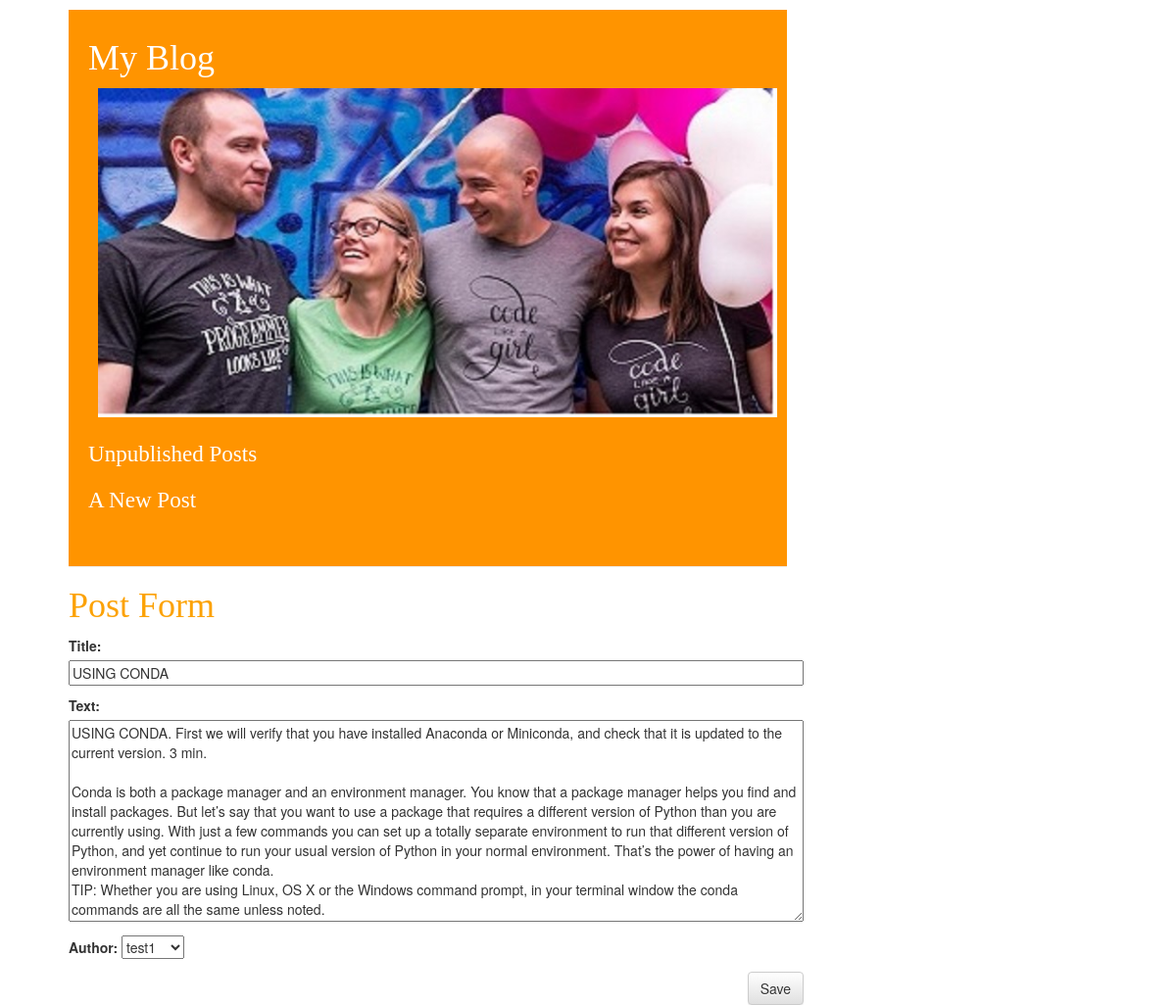
/post/2/edit/, run on the app's committed database.
### blog/models.py (models this page shows, shortened)
class Post(models.Model):
    author = models.ForeignKey(Author, on_delete=models.CASCADE)
    title = models.CharField(max_length=500)
    text = models.TextField()
    created_date = models.DateTimeField(
            default=timezone.now)
    published_date = models.DateTimeField(
            blank=True, null=True)

### blog/views.py (the view)
# urls.py: url(r'^post/(?P<pk>\d+)/edit/$', views.post_edit, name='post_edit'),
def post_edit(request, pk):
    post = get_object_or_404(Post, pk=pk)
    if request.method == "POST":
        form = PostForm(request.POST, instance=post)
        if form.is_valid():
            post = form.save(commit=False)
            post.created_date = timezone.now()
            post.save()
            return redirect('post_detail', pk=post.pk)
    else:
        form = PostForm(instance=post)
    return render(request, 'blog/post_edit.html', {'form': form})

### blog/forms.py
class PostForm(forms.ModelForm):
    class Meta:
        model = Post
        fields = ('title', 'text', 'author')

### blog/models.py (called while the page is built)
    def __str__(self):
        return self.full_name   #

### blog/templates/blog/post_edit.html (shortened to what this page needs)
{% extends 'blog/base.html' %}
{% block content %}
          <div>
            <h1>
              <a href="{% url 'post_list' %}">
                  Post Form
              </a>
            </h1>
          </div>
           <div>
               <form method="POST" class="post-form">
                 {{ form.as_p}}
                 <button type="submit" class="save btn btn-default">
                   Save
                 </button>
               </form>
            </div>
{% endblock %}

### blog/static/css/blog.css (style rules this page uses)
h1, h1 a { color: #FCA205; font-family: 'Lobster'; font-size: 36px; }
body { padding-left: 15px; }
.save { float: right; }
.post-form textarea, .post-form input { width: 100%; }

### data on the page
Post: title "USING CONDA", text "USING CONDA. First we will verify that you have installed Anaconda or Miniconda, and check that it is updated to the current version. 3 min. Conda is both a package manager and an environment manager. You know that a package manager helps you find and install packages. But let’s say that you want to use a package that requires a different version of Python than you are currently using. With just a few commands you can set up a totally separate environment to run that different version of Python, and yet continue to run your usual version of Python in your normal environment. That’s the power of having an environment manager like conda. TIP: Whether you are using Linux, OS X or the Windows…", author "test1"
